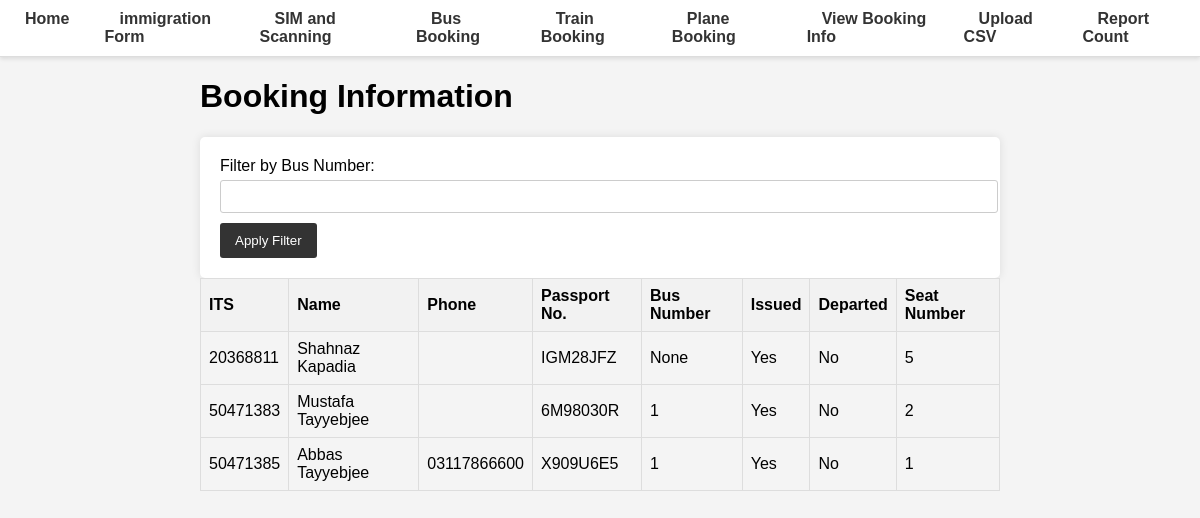
/view-booking-info/, run on an earlier commit of the app's database.
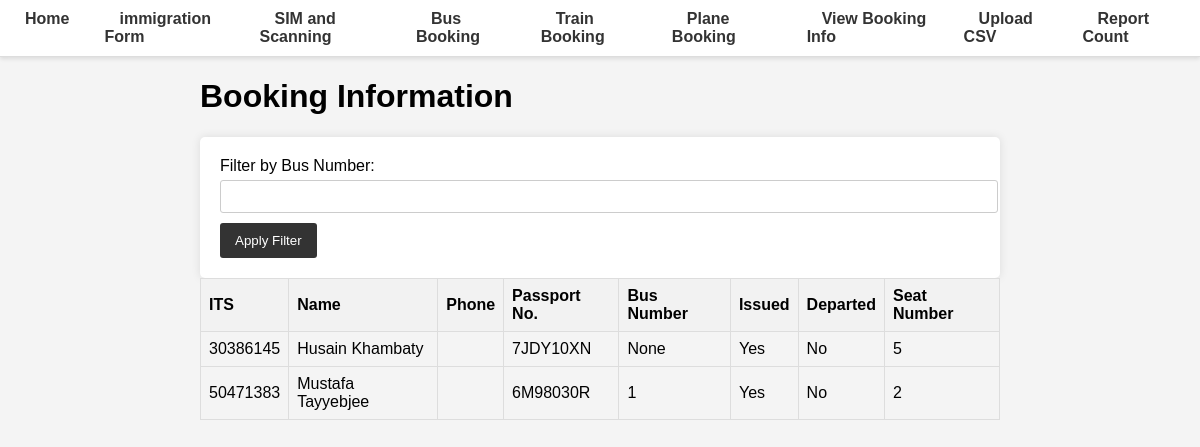
And on a later commit of the database.
### database.py (models this page shows, shortened)
class BookingInfo(Base):
    __tablename__ = "booking_info"
    Mode = Column(Integer, index=True)
    ITS = Column(Integer, ForeignKey('master.ITS'), primary_key=True, index=True)
    Issued = Column(Boolean)
    Departed = Column(Boolean)
    Self_Issued = Column(Boolean, default=False)
    seat_number = Column(Integer)
    bus_number = Column(Integer)
    train_id = Column(Integer, ForeignKey("train.id"), nullable=True)
    plane_id = Column(Integer, ForeignKey("plane.plane_id"), nullable=True)
    coach_number = Column(String)
    cabin_number = Column(String)

class Master(Base):
    __tablename__ = "master"
    ITS = Column(Integer, primary_key=True, index=True)
    first_name = Column(String)
    middle_name = Column(String)
    last_name = Column(String)
    DOB = Column(Date)
    passport_No = Column(String, unique=True)
    passport_Expiry = Column(Date)
    Visa_No = Column(String, unique=True)
    Mode_of_Transport = Column(String)
    phone = Column(String, nullable=True)
    arrived = Column(Boolean, default=False)
    timestamp = Column(DateTime, default=func.now())

### main.py (the view)
@app.get("/view-booking-info/", response_class=HTMLResponse)
async def view_booking_info(request: Request, bus_number: Optional[int] = Query(None), db: Session = Depends(get_db)):
    if bus_number:
        booking_info = db.query(BookingInfo, Master).join(Master).filter(BookingInfo.bus_number == bus_number).all()
    else:
        booking_info = db.query(BookingInfo, Master).join(Master).all()
    return templates.TemplateResponse("view_booking_info.html", {"request": request, "booking_info": booking_info})

### templates/view_booking_info.html
{% extends "base.html" %}
{% block content %}
<h1>Booking Information</h1>
<form method="get" action="/view-booking-info/">
    <label for="bus_number">Filter by Bus Number:</label>
    <input type="number" id="bus_number" name="bus_number">
    <button type="submit">Apply Filter</button>
</form>
<table>
    <thead>
        <tr>
            <th>ITS</th>
            <th>Name</th>
            <th>Phone</th>
            <th>Passport No.</th>
            <th>Bus Number</th>
            <th>Issued</th>
            <th>Departed</th>
            <th>Seat Number</th>
        </tr>
    </thead>
    <tbody>
        {% for booking, master in booking_info |sort(attribute='seat_number') %}
        <tr>
            <td>{{ booking.ITS }}</td>
            <td>{{ master.first_name }} {{ master.last_name }}</td>
            <td>{{ master.phone }}</td>
            <td>{{ master.passport_No }}</td>
            <td>{{ booking.bus_number }}</td>
            <td>{{ "Yes" if booking.Issued else "No" }}</td>
            <td>{{ "Yes" if booking.Departed else "No" }}</td>
            <td>{{ booking.seat_number }}</td>
        </tr>
        {% endfor %}
    </tbody>
</table>
{% endblock %}

### templates/base.html (shortened to what this page needs)
<!DOCTYPE html>
<html lang="en">
<head>
    <link rel="stylesheet" href="/static/styles.css">
</head>
<body>
    <nav>
        <ul>
            <li><a href="/">Home</a></li>
            <li class="dropdown">
                <a href="/master-form">immigration Form</a>
            </li>
            <li class="dropdown">
                <a href="/mark-as-arrived-form/">SIM and Scanning</a>
            </li>
            <li class="dropdown">
                <a href="/bus-booking/">Bus Booking</a>
            </li>
            <li class="dropdown">
                <a href="/train-booking-form/">Train Booking</a>
            </li>
            <li class="dropdown">
                <a href="/plane-booking-form/">Plane Booking</a>
            </li>
            <li class="dropdown">
                <a href="/view-booking-info/">View Booking Info</a>
            </li>
            <li class="dropdown">
                <a href="/upload-csv/">Upload CSV</a>
            </li>
            <li><a href="/view-count/">Report Count</a></li>
        </ul>
    </nav>
    <div class="container">
        {% block content %}{% endblock %}
    </div>
</body>
</html>

### static/styles.css (style rules this page uses)
body { font-family: Arial, sans-serif; margin: 0; padding: 0; background-color: #f4f4f4; }
nav { background-color: #fff; border-bottom: 1px solid #ddd; padding: 10px; display: flex; justify-content: center; box-shadow: 0 2px 4px rgba(0, 0, 0, 0.1); }
nav ul { list-style: none; margin: 0; padding: 0; display: flex; gap: 20px; }
nav ul li { display: inline; }
nav a { color: #333; text-decoration: none; font-weight: bold; padding: 10px 15px; border-radius: 3px; transition: background-color 0.3s, color 0.3s; }
.container { max-width: 800px; margin: 0 auto; }
form { background-color: #fff; padding: 20px; border-radius: 5px; box-shadow: 0 0 10px rgba(0, 0, 0, 0.1); }
form label { display: block; margin-bottom: 5px; }
form input, form select { width: 100%; padding: 8px; margin-bottom: 10px; border: 1px solid #ccc; border-radius: 3px; }
form button { background-color: #333; color: #fff; padding: 10px 15px; border: none; border-radius: 3px; cursor: pointer; transition: background-color 0.3s; }
table { width: 100%; border-collapse: collapse; margin-bottom: 20px; }
table, th, td { border: 1px solid #ddd; }
th, td { padding: 8px; text-align: left; }
th { background-color: #f2f2f2; }
.dropdown { display: inline-block; }

### templates/base.html (style rules this page uses)
.dropdown { position: relative; display: inline-block; }

What changed in the data, as far as the page shows it:
removed BookingInfo: ITS "20368811", first_name "Shahnaz", last_name "Kapadia", passport_No "IGM28JFZ", bus_number "None", Issued "Yes", Departed "No", seat_number "5"
removed BookingInfo: ITS "50471385", first_name "Abbas", last_name "Tayyebjee", phone "03117866600", passport_No "X909U6E5", bus_number "1", Issued "Yes", Departed "No", seat_number "1"
added BookingInfo: ITS "30386145", first_name "Husain", last_name "Khambaty", passport_No "7JDY10XN", bus_number "None", Issued "Yes", Departed "No", seat_number "5"
